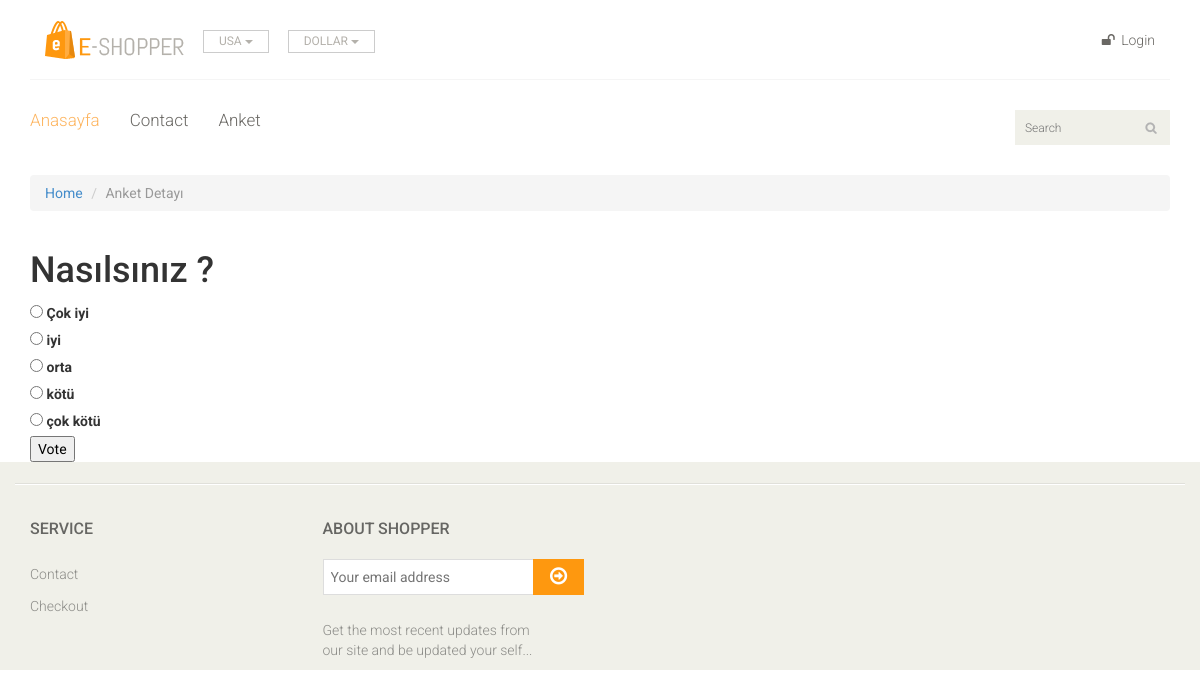
The page /polls/1/ on the database its author committed.
### polls/models.py (models this page shows, shortened)
class Question(models.Model):
    question_text = models.CharField(max_length=200)
    pub_date = models.DateTimeField('date published')
    def was_published_recently(self):
        now = timezone.now()
        return now - datetime.timedelta(days=1) <= self.pub_date <= now
    was_published_recently.admin_order_field = 'pub_date'
    was_published_recently.boolean = True
    was_published_recently.short_description = 'Published recently?'

class Choice(models.Model):
    question = models.ForeignKey(Question, on_delete=models.CASCADE)
    choice_text = models.CharField(max_length=200)
    votes = models.IntegerField(default=0)

### polls/views.py (the view)
# urls.py: path('<int:question_id>/', views.detail, name='detail'),
def detail(request, question_id):
    question = get_object_or_404(Question, pk=question_id)
    return render(request, 'polls/detail.html', {'question': question})

### polls/templates/polls/detail.html (shortened to what this page needs)
{% extends "homebase.html" %}
{% block body %}
	<div id="breadcrumb">
		<div class="container">
			<ul class="breadcrumb">
				<li><a href="/">Home</a></li>
				<li class="active">Anket Detayı</li>
			</ul>
		</div>
	</div>
    <div id="contact-page" class="container">
        <div class="bg">
            <div class="row">
                <div class="col-sm-8">
                    <div class="contact-form">
                        <h1>{{ question.question_text }}</h1>
                        <form action="{% url 'polls:vote' question.id %}" method="post">
                            {% for choice in question.choice_set.all %}
                                <input type="radio" name="choice" id="choice{{ forloop.counter }}"
                                       value="{{ choice.id }}">
                                <label for="choice{{ forloop.counter }}">{{ choice.choice_text }}</label><br>
                            {% endfor %}
                            <input type="submit" value="Vote">
                        </form>
                    </div>
                </div>
            </div>
        </div>
    </div>
{% endblock %}

### home/static/css/main.css (style rules this page uses)
body { font-family: 'Roboto', sans-serif; position: relative; font-weight: 400px; }
ul li { list-style: none; }
a { -webkit-transition: 300ms; transition: 300ms; }
h1, h2, h3, h4, h5, h6 { font-family: 'Roboto', sans-serif; }

### rows shown on the page
Question: question_text "Nasılsınız ?"
Choice: choice_text "Çok iyi"
Choice: choice_text "iyi"
Choice: choice_text "orta"
Choice: choice_text "kötü"
Choice: choice_text "çok kötü"
